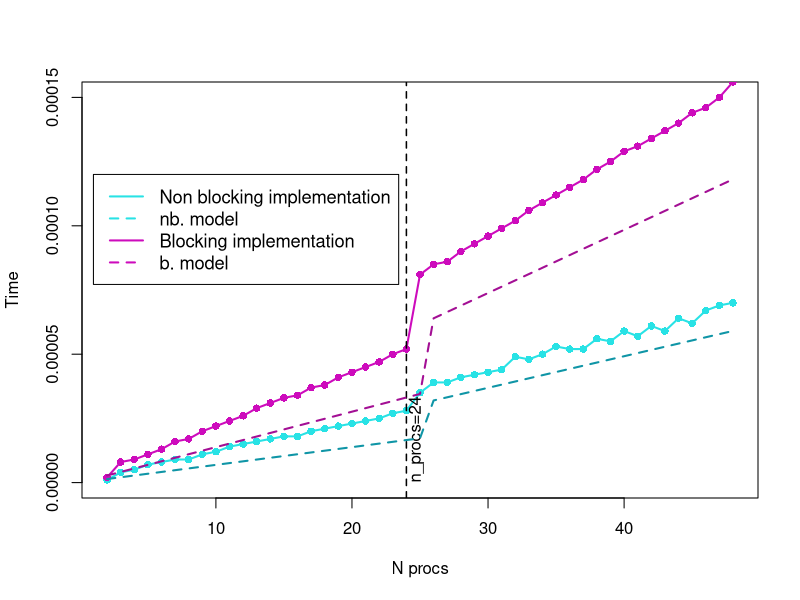

R code for this plot:
# Read results obtained for section 1, part 1
library("ggplot2")

# read data
setwd("~/DSSC/hpc_assignment1/section1/ring")
times <- data.frame(read.csv("results.csv"))
colnames(times) <- c("n_procs", "time_nonblocking", "time_blocking")

x <- as.numeric(times$n_procs)
y <- as.numeric(times$time_nonblocking)

png("ring_results.png", width=1200, height = 800)

#plot times for non blocking implementation
plot(x, times$time_nonblocking, type='l', xlab="N procs", ylab="Time", col=5, lwd=2, ylim=c(0,1.5*10^(-4)))
points(x, times$time_nonblocking,pch=16,col=5)

#plot times for blocking implementation
lines(x, times$time_blocking, type='l', xlab="N procs", ylab="Time", col=6, lwd=2)
points(x, times$time_blocking,pch=16,col=6)


abline(v = 24, lty = 2, lwd=1.5)
text(24, 0.0, "n_procs=24", pos = 4, srt=90)

#plot theoretical model for non blocking implementation
#estimated results for bandwidth and latency from section 2 have been used
#since messages are really small, use the results obtained when the cache is used
band_socket <- 12000
band_node <- 12000
lat_socket <- 0.69
lat_node <- 1.23
  
y1 <- x[1:24]*(2*2*(10^(-6))/band_socket + lat_socket*(10^(-6)))
y2 <- x[25:47]*(2*2*(10^(-6))/band_node + lat_node*(10^(-6)))
lines(x, c(y1,y2), type='l', col="#0f95a6", lty = 2,lwd=2)

#plot theoretical model for blocking implementation
y1 <- 2*y1 
y2 <- 2*y2 
lines(x, c(y1,y2), type='l', col="#a30f94", lty = 2,lwd=2)

legend(1, 0.00012, legend=c("Non blocking implementation", "nb. model", "Blocking implementation", "b. model"),
       col=c(5,5,6,6), lty=c(1,2,1,2), lwd=2, cex=1.1, pt.cex = 0.8)

#close the png file
dev.off()

